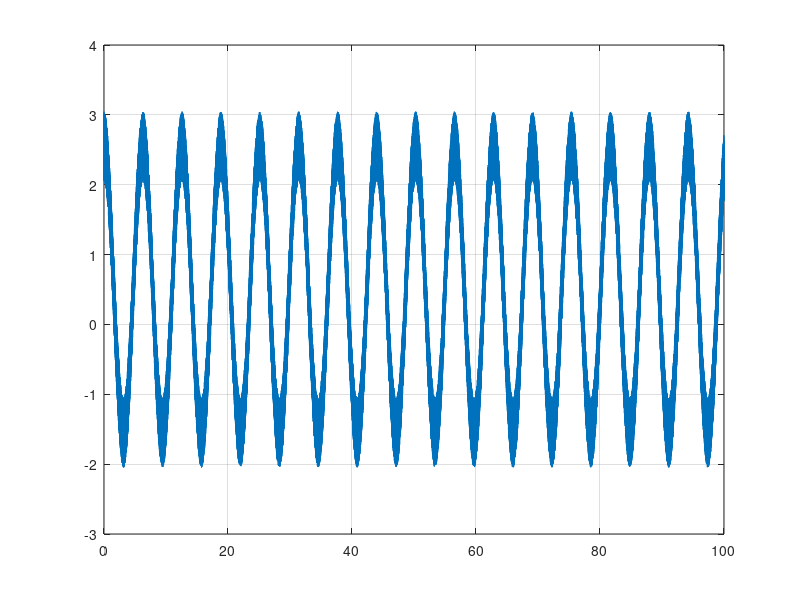
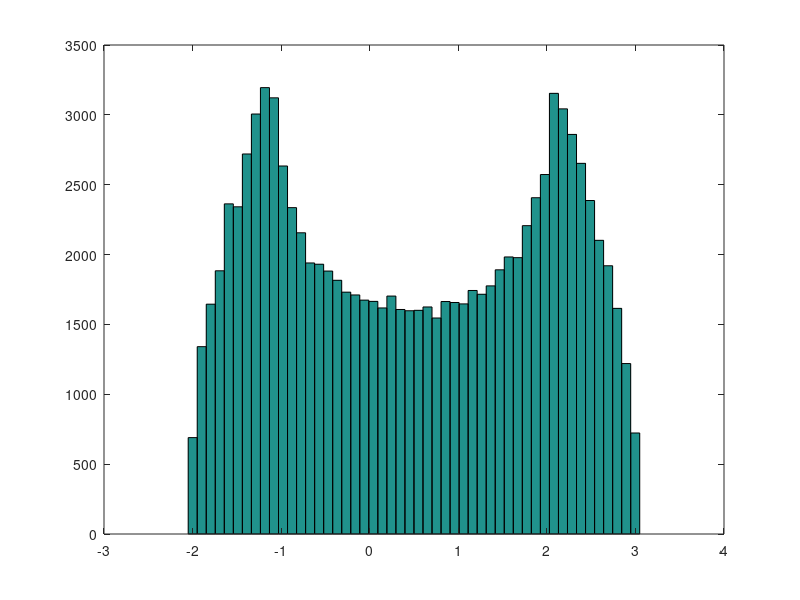
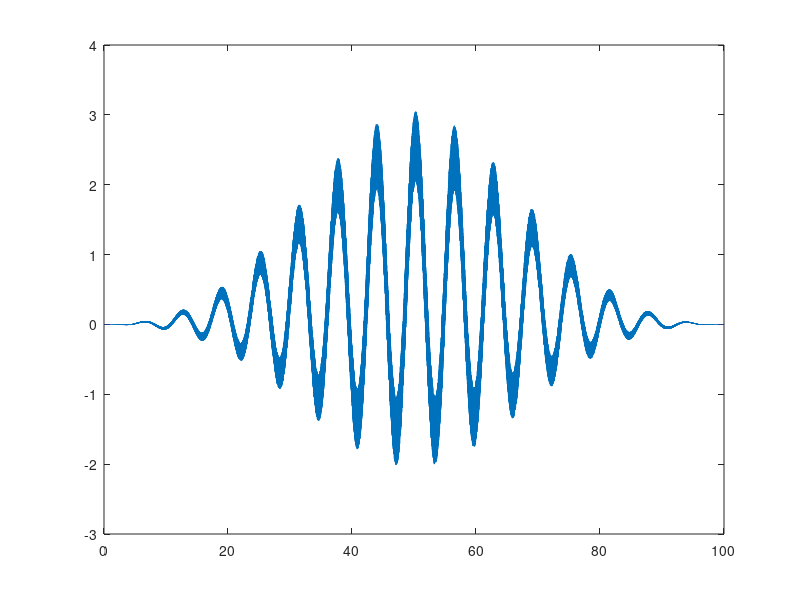

MATLAB code to generate these figures, in order:
clc
clear

t = 0:0.001:100;
output = zeros(1,length(t));

sygnal1 = rand(1,length(t) );
sygnal2 = 2.05 * cos(t);

for pom=1:length(sygnal1)

        sygnal1(pom) = sygnal1(pom) + sygnal2(pom);
end

means = mean(sygnal1);
suma = 0;

for pom=1:length(sygnal1)

        suma = suma + sygnal1(pom);
end

srednia = suma / length(sygnal1);

odch = 0;
suma_odch = 0;

for pom=1:length(sygnal1)

        suma_odch = suma_odch + ((srednia - sygnal1(pom))^2);
end

suma_odch = suma_odch / (length(sygnal1) - 1);

suma_odch = sqrt(suma_odch);



odchylonko = std(sygnal1);

disp(suma_odch);


plot(t,sygnal1),grid

disp(srednia);

figure(2)

hist(sygnal1,50);

%sygnal2 to sygnal1 pomnożony przez okno balcmana, można użyć funkcji z strony
%https://www.mathworks.com/help/signal/ref/window.html
okno=blackman(length(t));

for z=1:length(sygnal1)
        sygnal2(z)=okno(z)*sygnal1(z);
end
figure(3)
plot(t,sygnal2)


















